Frame 1 (no input): blank canvas, image omitted
Frame 60 (the mouse pressed at the canvas centre just before this capture): blank canvas, image omitted
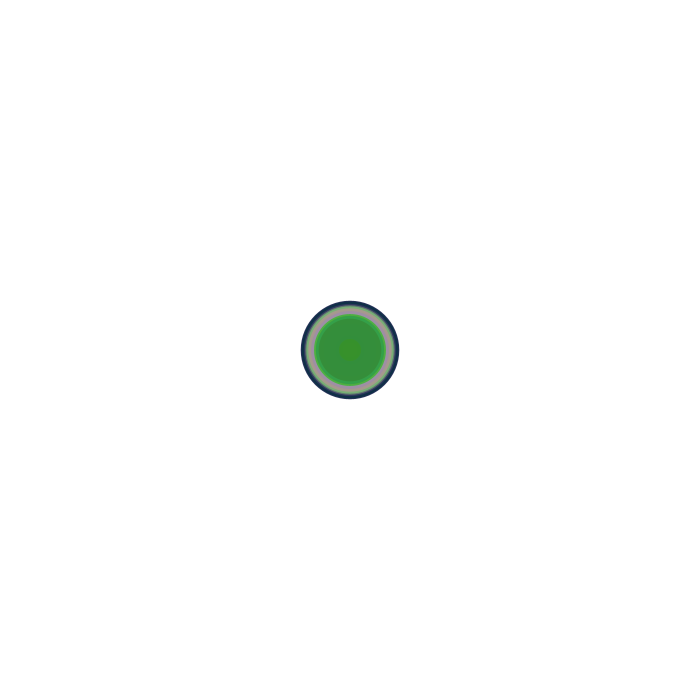
Frame 120 (the mouse held since frame 60 and released just before this capture)

The Processing sketch whose frames 1 and 60 were blank and that drew this single picture after the mouse press (run headless with seeded random() and noise(); from frame 60 on, the mouse is pressed at the canvas centre):

// Processing sketch: processing_160502
// ── processing_160502.pde

float r;
float g;
float b;
float a;

float diam;
float x;
float y;

void setup() {
  size(700, 700);
  background(255);
  noStroke();
}
 
void draw() {
   
  ellipseMode(CENTER);

  r = random(255);
  g = random(255);
  b = random(255);
  a = random(255);
  diam = random(100);
  x = random(width);
  y = random(height);
  
  if (mousePressed) {
     
    float x = random(mouseX-50,mouseX+50);
    float y = random(mouseY-50,mouseY+50);
   
    fill(r,g,b,a);
    ellipse (mouseX,mouseY,diam,diam);
  }
}
